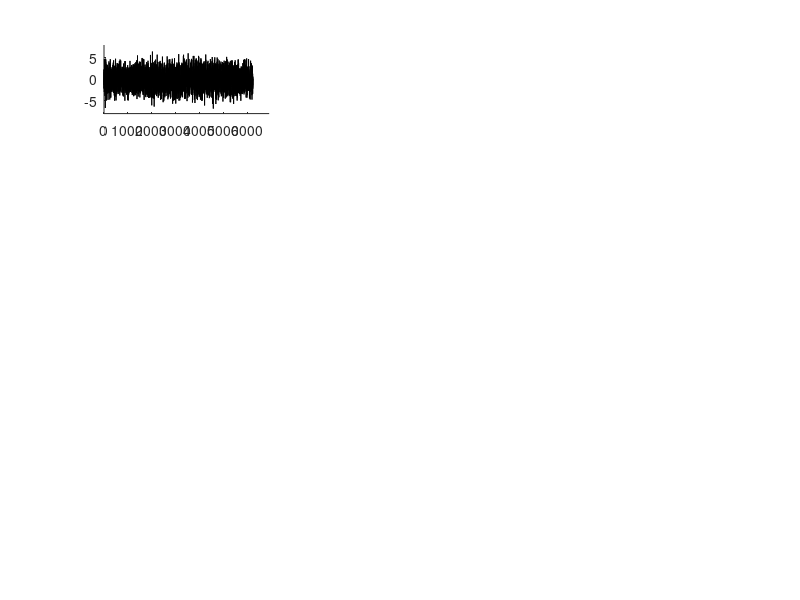

MATLAB code for this plot: (Note: this script raises an error after producing the figure.)
% FAUVET2019_SIMULATION
%
%   Reproduces the "Simulated data" section of:
%
%     Fauvet et al. (2019). "A novel method to generalize time-frequency
%     coherence analysis between EEG or EMG signals during repetitive
%     trials with high intra-subject variability in duration."
%     9th Int. IEEE EMBS Conf. Neural Engineering, pp. 437-440.
%
%   Exact parameters from paper text and Fig. 1 caption:
%     - 30 paired trials, zero mean, -5 dB SNR, Fs = 1000 Hz
%     - SOI: 10 Hz + 30 Hz sinusoids (fully coherent between X and Y)
%     - SOI length range: 1353 to 4789 samples  (Fig. 1 caption)
%     - Pre-SOI flank: uniform random [1.0, 2.1] s of Gaussian white noise
%     - Post-SOI flank: Gaussian white noise, total signal length must
%       not exceed max(SOI_dur) + 2.1 s
%     - Aligned: 1 s before SOI onset + SOI + noise pad
%       Reference length = longest_SOI + 1000 samples = 5789 samples
%     - Time-normalised: upsample aligned signal so SOI = 4789 samples
%       Fixed output length = 7099 points (Fig. 1 caption)
%       Effective srate ranges from 1000 to 3817 Hz (Fig. 1 caption)

clear; clc; close all;
rng(42);   % reproducibility

% =========================================================================
% PARAMETERS  (directly from paper and Fig. 1 caption)
% =========================================================================
Fs          = 1000;        % Hz
nTrials     = 30;
SNR_dB      = -5;
snr_lin     = 10^(SNR_dB/10);   % signal_power / noise_power ≈ 0.3162
noise_std   = 1 / sqrt(snr_lin);   % noise amplitude ≈ 1.778 (signal amp = 1)

f1          = 10;          % Hz — alpha
f2          = 30;          % Hz — beta

% SOI range from Fig. 1 caption
soi_min_n   = 1353;        % samples
soi_max_n   = 4789;        % samples  (l2 — the reference)

% Flanks (paper)
pre_min_n   = 1000;        % 1.0 s
pre_max_n   = 2100;        % 2.1 s
total_max_n = soi_max_n + 2100;   % = 6889 samples

% Aligned reference (paper: "longest SOI plus one second" = 4789 + 1000)
ref_aligned_n = soi_max_n + Fs;   % = 5789 samples

% Time-normalised fixed output length (Fig. 1 caption)
ref_norm_n  = 7099;

% =========================================================================
% STEP 1 — Draw SOI and flank durations
% =========================================================================
% Paper says "normal distribution" but only the range [1353, 4789] is
% given numerically. We draw uniformly within this range so every trial
% stays inside the documented bounds.
soi_n = randi([soi_min_n, soi_max_n], nTrials, 1);   % [nTrials x 1]

% Pre-SOI flank: uniform [1000, 2100] samples
pre_n = randi([pre_min_n, pre_max_n], nTrials, 1);

% Post-SOI: random, total must not exceed total_max_n
avail_post = total_max_n - pre_n - soi_n;
avail_post = max(100, avail_post);                     % minimum 100 ms
post_n = round(rand(nTrials, 1) .* avail_post);

fprintf('=== Fauvet 2019 Simulation ===\n');
fprintf('SOI length  : min=%d  max=%d  mean=%.0f samples\n', ...
    min(soi_n), max(soi_n), mean(soi_n));
fprintf('Pre-flank   : min=%d  max=%d samples\n', min(pre_n), max(pre_n));
fprintf('Total length: min=%d  max=%d samples\n', ...
    min(pre_n+soi_n+post_n), max(pre_n+soi_n+post_n));

% =========================================================================
% STEP 2 — Build RAW signals  (Fig. 1, left column)
%
%   Structure: [pre-flank noise | SOI: sinusoids + noise | post-flank noise]
%   X and Y share identical sinusoidal SOI components (fully coherent)
%   but have independent noise realizations everywhere.
% =========================================================================
X_raw = cell(nTrials, 1);
Y_raw = cell(nTrials, 1);

for t = 1:nTrials
    n_tot = pre_n(t) + soi_n(t) + post_n(t);

    % Independent noise for X and Y
    nx = noise_std * randn(n_tot, 1);
    ny = noise_std * randn(n_tot, 1);

    % Deterministic SOI signal: same for both channels → perfect coherence
    soi_time = (0 : soi_n(t)-1)' / Fs;
    soi_sig  = sin(2*pi*f1*soi_time) + sin(2*pi*f2*soi_time);

    % Add SOI signal into the central segment
    soi_idx = pre_n(t)+1 : pre_n(t)+soi_n(t);
    nx(soi_idx) = nx(soi_idx) + soi_sig;
    ny(soi_idx) = ny(soi_idx) + soi_sig;

    % Zero-mean
    X_raw{t} = nx - mean(nx);
    Y_raw{t} = ny - mean(ny);
end
fprintf('Raw signals built.\n');

% =========================================================================
% STEP 3 — Build ALIGNED signals  (Fig. 1, middle column)
%
%   Paper: "settling the raw signals 1 s prior to the segment of interest"
%   → Extract exactly 1000 samples (1 s) before SOI onset from raw signal.
%   → Append SOI segment.
%   → Pad end with Gaussian white noise to reach ref_aligned_n = 5789.
%
%   In the aligned epoch:
%     samples  1–1000     : 1 s pre-SOI noise
%     samples  1001–(1000+soi_n(t)) : SOI
%     samples  after SOI  : white noise pad
% =========================================================================
X_aligned = zeros(ref_aligned_n, nTrials);
Y_aligned = zeros(ref_aligned_n, nTrials);

soi_onset_aligned_n  = Fs;        % SOI starts at sample 1001 (0-indexed: 1000)
soi_onsets_ms_al     = Fs;        % = 1000 ms (fixed for all trials)
soi_offsets_ms_al    = soi_onsets_ms_al + soi_n / Fs * 1000;  % [nTrials x 1]

for t = 1:nTrials
    rx = X_raw{t};
    ry = Y_raw{t};

    % 1 s pre-SOI: take last 1000 samples before the SOI in raw signal
    pre_start = pre_n(t) - Fs + 1;
    if pre_start < 1
        % pre-flank shorter than 1 s → left-pad with fresh noise
        pad = Fs - pre_n(t);
        pre_x = [noise_std*randn(pad,1); rx(1:pre_n(t))];
        pre_y = [noise_std*randn(pad,1); ry(1:pre_n(t))];
    else
        pre_x = rx(pre_start : pre_n(t));
        pre_y = ry(pre_start : pre_n(t));
    end
    % pre_x / pre_y are now exactly Fs = 1000 samples

    % SOI
    soi_x = rx(pre_n(t)+1 : pre_n(t)+soi_n(t));
    soi_y = ry(pre_n(t)+1 : pre_n(t)+soi_n(t));

    % Concatenate
    seg_x = [pre_x; soi_x];
    seg_y = [pre_y; soi_y];

    % Pad or truncate to ref_aligned_n
    cur = length(seg_x);
    if cur < ref_aligned_n
        pad = ref_aligned_n - cur;
        seg_x = [seg_x; noise_std*randn(pad,1)];
        seg_y = [seg_y; noise_std*randn(pad,1)];
    else
        seg_x = seg_x(1:ref_aligned_n);
        seg_y = seg_y(1:ref_aligned_n);
    end

    X_aligned(:,t) = seg_x;
    Y_aligned(:,t) = seg_y;
end
fprintf('Aligned signals built. ref_aligned_n = %d samples (%.0f ms).\n', ...
    ref_aligned_n, ref_aligned_n/Fs*1000);

% =========================================================================
% STEP 4 — Build TIME-NORMALISED signals  (Fig. 1, right column)
%
%   Paper: upsample each aligned signal so SOI becomes l2=4789 samples.
%   Upsampling ratio for trial t: p/q ≈ l2 / soi_n(t)
%   The full aligned epoch is upsampled at this ratio.
%   Output is truncated/padded to ref_norm_n = 7099 samples.
%
%   Time axis becomes % of movement:
%     0%   = SOI onset  (was at sample 1001 in aligned, now at
%             round(1000 * l2/soi_n(t)) + 1 in normalised)
%     100% = SOI offset (onset + l2 samples)
% =========================================================================
l2 = soi_max_n;   % = 4789

X_norm      = zeros(ref_norm_n, nTrials);
Y_norm      = zeros(ref_norm_n, nTrials);
fs_eff_norm = zeros(nTrials, 1);

for t = 1:nTrials
    l1 = soi_n(t);
    [p, q] = rat(l2 / l1, 1e-4);
    fs_eff_norm(t) = Fs * p / q;

    xu = resample(double(X_aligned(:,t)), p, q);
    yu = resample(double(Y_aligned(:,t)), p, q);

    len = length(xu);
    X_norm(1:min(len,ref_norm_n), t) = xu(1:min(len,ref_norm_n));
    Y_norm(1:min(len,ref_norm_n), t) = yu(1:min(len,ref_norm_n));
end
fprintf('Time-normalised signals built. ref_norm_n = %d samples.\n', ref_norm_n);
fprintf('Effective srate: min=%.0f Hz  max=%.0f Hz\n', ...
    min(fs_eff_norm), max(fs_eff_norm));

% =========================================================================
% STEP 5 — PLOT: reproduce Fig. 1
% =========================================================================
trials_to_show = [1, 2, 3, round(nTrials/2), nTrials];
row_labels     = {'Trial 1','Trial 2','Trial 3', ...
                  sprintf('Trial %d',round(nTrials/2)),'Trial 30'};
nShow = length(trials_to_show);

% x-axis for time-normalised: compute onset position in normalised epoch
% SOI onset in aligned = 1000 samples; after upsampling by l2/l1:
onset_norm_n = zeros(nTrials,1);
for t = 1:nTrials
    onset_norm_n(t) = round(Fs * l2 / soi_n(t));   % upsampled pre-flank
end

figure('Name','Fauvet 2019 — Fig. 1 reproduction', ...
    'Position',[30 30 1500 800], 'Color','w');

for s = 1:nShow
    t = trials_to_show(s);

    % ---- Raw ----
    ax = subplot(nShow, 3, (s-1)*3 + 1);
    t_raw_ms = (0:length(X_raw{t})-1) / Fs * 1000;
    plot(t_raw_ms, X_raw{t}, 'k', 'LineWidth', 0.4);
    xlim([0 max(cellfun(@length,X_raw))/Fs*1000]);
    ylim([-8 8]);  grid off; box off;
    hold on;
    xline(pre_n(t)/Fs*1000,            'r--', 'LineWidth',1);
    xline((pre_n(t)+soi_n(t))/Fs*1000, 'r--', 'LineWidth',1);
    hold off;
    if s==1,    title('raw signals','FontWeight','bold'); end
    if s==nShow, xlabel('Time (ms)'); end
    ylabel(row_labels{s},'FontWeight','bold','FontSize',9);

    % ---- Aligned ----
    subplot(nShow, 3, (s-1)*3 + 2);
    t_al_ms = (0:ref_aligned_n-1) / Fs * 1000;
    plot(t_al_ms, X_aligned(:,t), 'k', 'LineWidth', 0.4);
    xlim([0 (ref_aligned_n-1)/Fs*1000]);
    ylim([-8 8]);  grid off; box off;
    hold on;
    xline(soi_onsets_ms_al,       'r--', 'LineWidth',1);
    xline(soi_offsets_ms_al(t),   'r--', 'LineWidth',1);
    hold off;
    if s==1,    title('aligned signals','FontWeight','bold'); end
    if s==nShow, xlabel('Movement time (ms)'); end

    % ---- Time-normalised ----
    subplot(nShow, 3, (s-1)*3 + 3);
    on  = onset_norm_n(t);
    pct = ((0:ref_norm_n-1) - on) / l2 * 100;
    plot(pct, X_norm(:,t), 'k', 'LineWidth', 0.4);
    xlim([pct(1) pct(end)]);
    ylim([-8 8]);  grid off; box off;
    hold on;
    xline(0,   'r--', 'LineWidth',1);
    xline(100, 'r--', 'LineWidth',1);
    hold off;
    if s==1,    title('time-normalized signals','FontWeight','bold'); end
    if s==nShow, xlabel('Percent of movement realization'); end
end

sgtitle('Fauvet et al. (2019) — Simulation: Fig. 1 reproduction', ...
    'FontWeight','bold','FontSize',13);

% =========================================================================
% STEP 6 — Prepare inputs for my_newcrossf_timenorm
% =========================================================================
% Concatenate aligned trials into single row vectors
x_al = reshape(X_aligned, 1, []);
y_al = reshape(Y_aligned, 1, []);

tlimits_al = [0,  (ref_aligned_n-1)/Fs*1000];   % [0, 5788] ms

% SOI onset/offset vectors (ms) in the aligned epoch
soi_onsets_ms_vec  = repmat(double(soi_onsets_ms_al), nTrials, 1);  % all 1000 ms
soi_offsets_ms_vec = soi_offsets_ms_al;                              % [nTrials x 1]

fprintf('\n=== Ready for coherence computation ===\n');
fprintf('Aligned input:\n');
fprintf('  x_al / y_al : 1 x %d\n', length(x_al));
fprintf('  frame       : %d\n', ref_aligned_n);
fprintf('  tlimits     : [%.0f  %.0f] ms\n', tlimits_al(1), tlimits_al(2));
fprintf('  soi_onsets  : all %.0f ms\n', soi_onsets_ms_al);
fprintf('  soi_offsets : min=%.0f ms   max=%.0f ms\n', ...
    min(soi_offsets_ms_vec), max(soi_offsets_ms_vec));

% =========================================================================
% STEP 7 — Coherence computation  (uncomment to run)
% =========================================================================
% Requires my_newcrossf_timenorm.m on the MATLAB path.
%
% [coherres, mbase, timesout_pct, freqs, ~, Rangle] = ...
%     my_newcrossf_timenorm( ...
%         x_al, y_al,                  ...
%         ref_aligned_n,               ...   % frame
%         tlimits_al,                  ...   % [0, 5788] ms
%         Fs,                          ...   % 1000 Hz
%         [3 0.8],                     ...   % Morlet cycles
%         soi_onsets_ms_vec,           ...   % all 1000 ms
%         soi_offsets_ms_vec,          ...   % per-trial ExtE latency
%         'freqs',    [1 50],          ...
%         'nfreqs',   100,             ...
%         'timesout', 200,             ...
%         'plotamp',  'off',           ...
%         'plotphase','off');
%
% figure;
% imagesc(timesout_pct, freqs, coherres);
% axis xy; colorbar; clim([0 1]);
% xlabel('% of movement realization');
% ylabel('Frequency (Hz)');
% title('Time-frequency coherence — time-normalised (Fauvet 2019)');
% hold on;
% xline(0,   'w--', 'LineWidth', 1.5);   % SOI onset  = 0%
% xline(100, 'w--', 'LineWidth', 1.5);   % SOI offset = 100%
% yline(f1, 'w-',  'LineWidth', 1);      % 10 Hz marker
% yline(f2, 'w-',  'LineWidth', 1);      % 30 Hz marker
% hold off;
